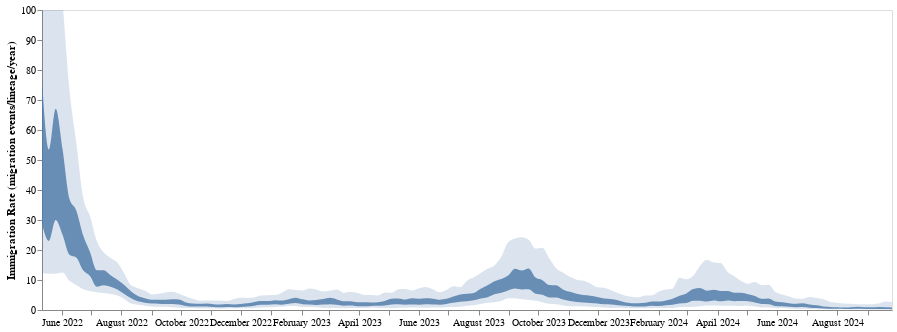

The cell this chart's notebook holds for it:
### Code cell
#domain = ['CentralEurope', 'NorthAmerica', 'SouthAmerica' ,"SouthernEurope", "WesternEurope"]
range_ = ['#EEC060', '#2664A5', '#A76BB1', "#EEA160", "#356D4C"]
line_mig = alt.Chart(test_mig).mark_area(interpolate='monotone', opacity = 0.8).encode(
    alt.X('date:T', axis=alt.Axis(title="", grid=False,tickCount = "month",  format="%B %Y")),
    alt.Y('lower_hpd_linear_50',axis=alt.Axis(title="Immigration Rate (migration events/lineage/year)", grid=False)),#,scale=alt.Scale(domain=(0, 13))),
    alt.Y2('upper_hpd_linear_50' ),
    
).properties(
    width=850,
    height=300
)

band_mig = alt.Chart(test_mig).mark_area(interpolate='monotone', opacity = 0.2, clip = True).encode(
    alt.X('date:T', axis=alt.Axis(title="", grid=False,tickCount = "month",  format="%B %Y")),
    alt.Y('lower_hpd_linear',axis=alt.Axis(title="Immigration Rate (migration events/lineage/year)", grid=False), scale=alt.Scale(domain=(0, 100))),
    alt.Y2('upper_hpd_linear' ),
    
).properties(
    width=850,
    height=300
)


mig_plot = (line_mig + band_mig)
mig_plot
